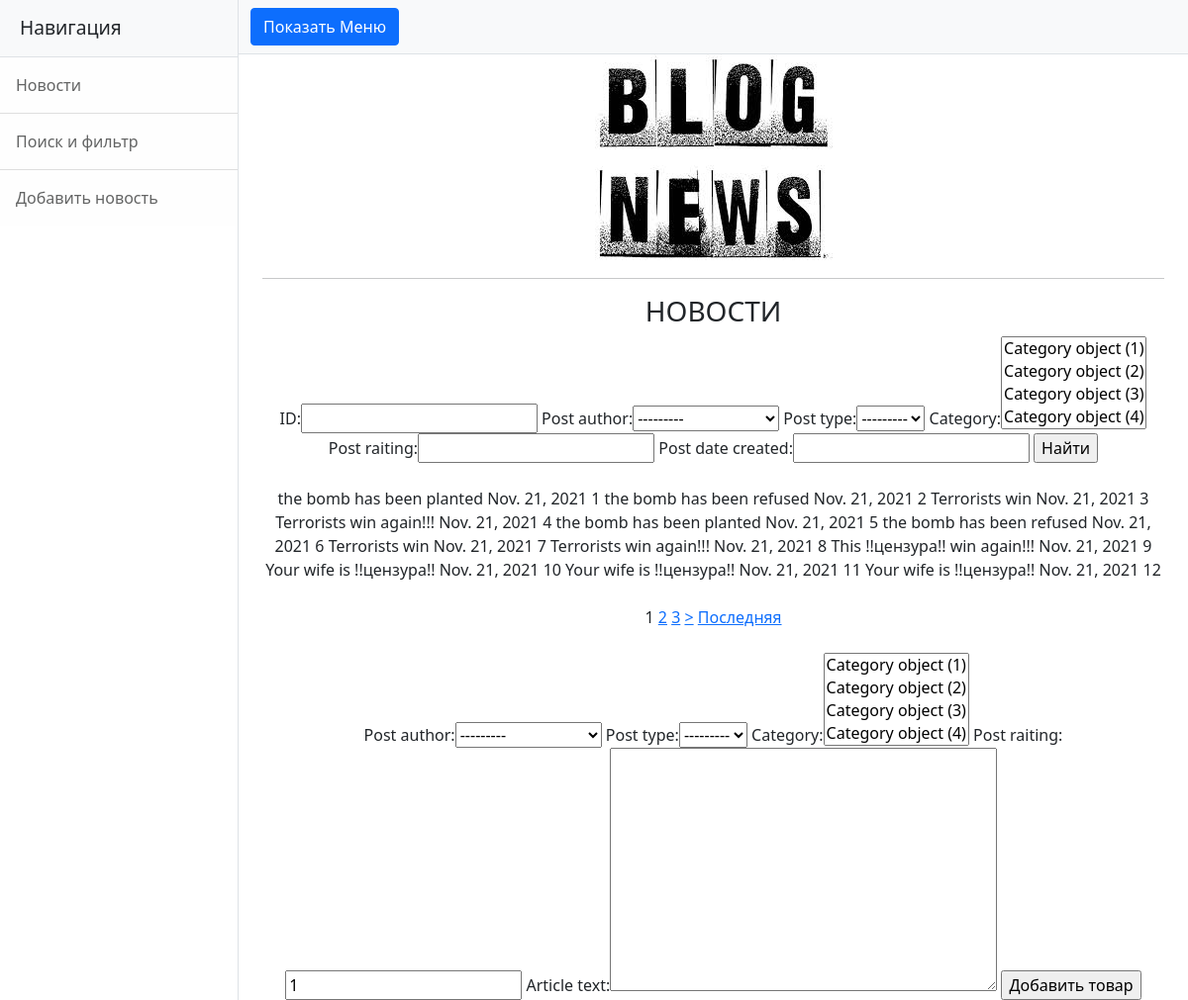
Before: /news/search with the older database file.
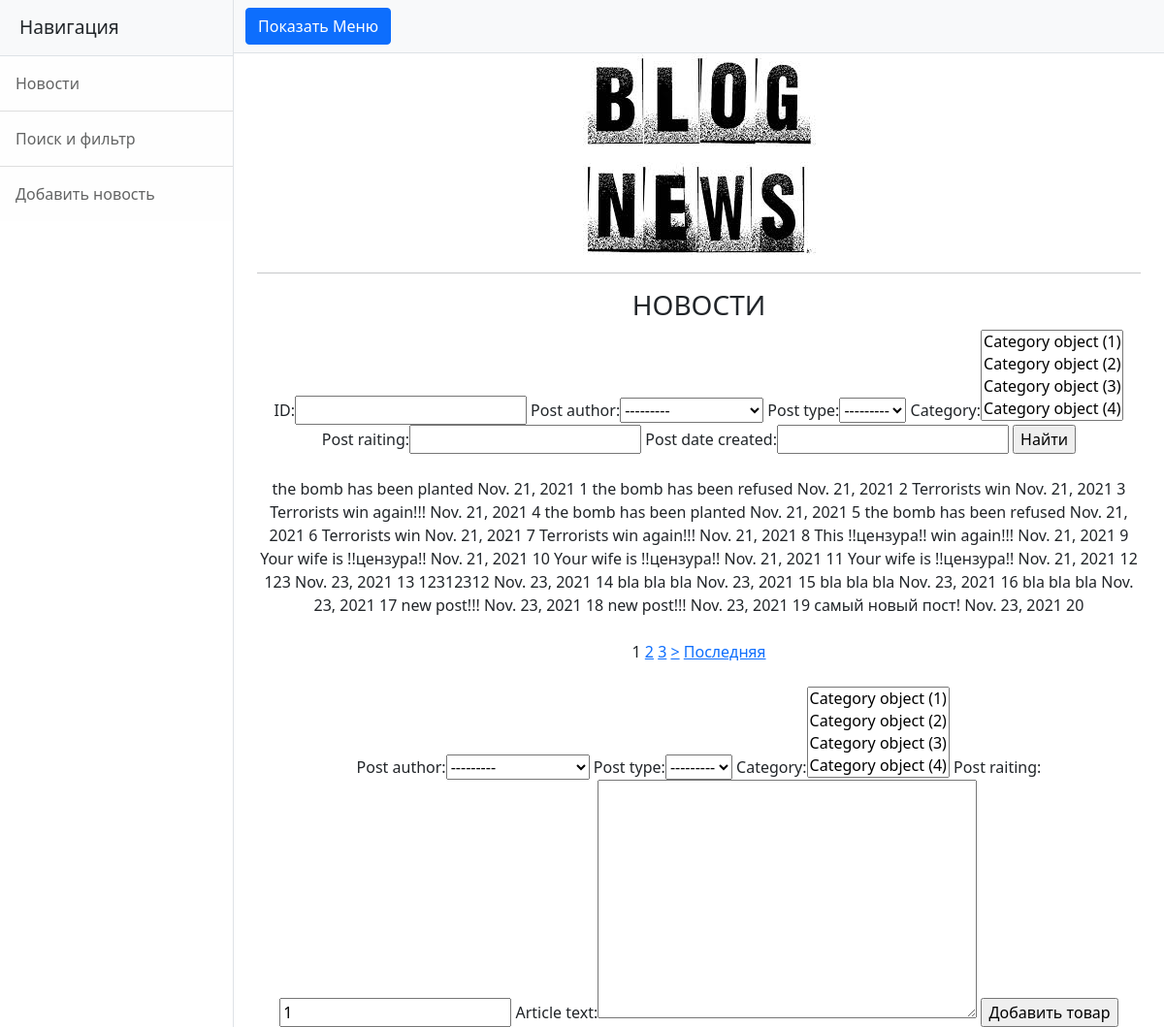
After: the same page with the newer database file.
### news/models.py (models this page shows, shortened)
class Post(models.Model):
    post = 'PO'
    news = 'NW'
    POSITIONS=[
    (post,'post'),
    (news,'news'),]
    post_author = models.ForeignKey(Author, on_delete = models.CASCADE)
    post_type = models.CharField(max_length=2, choices= POSITIONS)
    post_date_created = models.DateField(auto_now_add = True)
    post_detailed_data_created = models.TimeField(auto_now_add = True)
    category = models.ManyToManyField(Category, through = 'PostCategory')
    head_of_post = models.CharField(max_length = 255)
    article_text = models.TextField()
    post_raiting = models.IntegerField(default = 1)

### news/views.py (the view, shortened to what this page needs)
class PostSearch(ListView):
    model = Post
    template_name = 'search_news.html'
    context_object_name = 'news'
    paginate_by = 1
    form_class = PostForm
    def get_context_data(self, **kwargs):
        context = super().get_context_data(**kwargs)
        context['filter'] = PostFilter(self.request.GET, queryset=self.get_queryset())
        context['PostCategory'] = PostCategory.objects.all()
        context['form'] = PostForm()
        return context

### news/forms.py
class PostForm(ModelForm):
    class Meta:
        model = Post
        fields = ['id', 'post_author', 'post_type', 'category', 'post_raiting','article_text']

### news/templatetags/custom_filters.py (called while the page is built)
@register.filter(name='Censor')
def Censor(value):
    w=value.split()
    for i in range(len(w)):
        if w[i] in blacklist:
            w[i] ='!!цензура!!'
    string = ' '.join([str(item) for item in w])
    return string

### templates/search_news.html (shortened to what this page needs)
{% extends 'flatpages/default.html' %}
{% load custom_filters %}
{% block content %}
    <hr>
    <h3>НОВОСТИ</h3>
    <form method="GET">
        {{ filter.form }}
        <input type="submit" value="Найти">
    </form>
    <br>{% for i in filter.qs%}
        {{ i.article_text|Censor}}
        {{ i.post_date_created}}
        {{ i.id}}
    {% endfor %}
    <br>
    <br>
    {% if is_paginated %}
    {% for num in page_obj.paginator.page_range %}
        {% if page_obj.number == num %}
            <a>{{ num }}</a>
        {% elif num > page_obj.number|add:'-3' and num < page_obj.number|add:'3' %}
            <a href="?page={{ num }}">{{ num }}</a>
        {% endif %}
    {% endfor %}
    {% if page_obj.has_next %}
        <a href="?page={{ page_obj.next_page_number }}">></a>
        <a href="?page={{ page_obj.paginator.num_pages }}">Последняя</a>
    {% endif %}
{% endif %}
<br>
<br>
<form method="POST">
    {{ form }}
    <input type="submit" value="Добавить товар">
</form>
{% endblock content %}

Changed rows visible on the page:
added Post: article_text|Censor "123", post_date_created "Nov. 23, 2021", id "13"
added Post: article_text|Censor "12312312", post_date_created "Nov. 23, 2021", id "14"
added Post: article_text|Censor "bla bla bla", post_date_created "Nov. 23, 2021", id "15"
added Post: article_text|Censor "bla bla bla", post_date_created "Nov. 23, 2021", id "16"
added Post: article_text|Censor "bla bla bla", post_date_created "Nov. 23, 2021", id "17"
added Post: article_text|Censor "new post!!!", post_date_created "Nov. 23, 2021", id "18"
added Post: article_text|Censor "new post!!!", post_date_created "Nov. 23, 2021", id "19"
added Post: article_text|Censor "самый новый пост!", post_date_created "Nov. 23, 2021", id "20"
